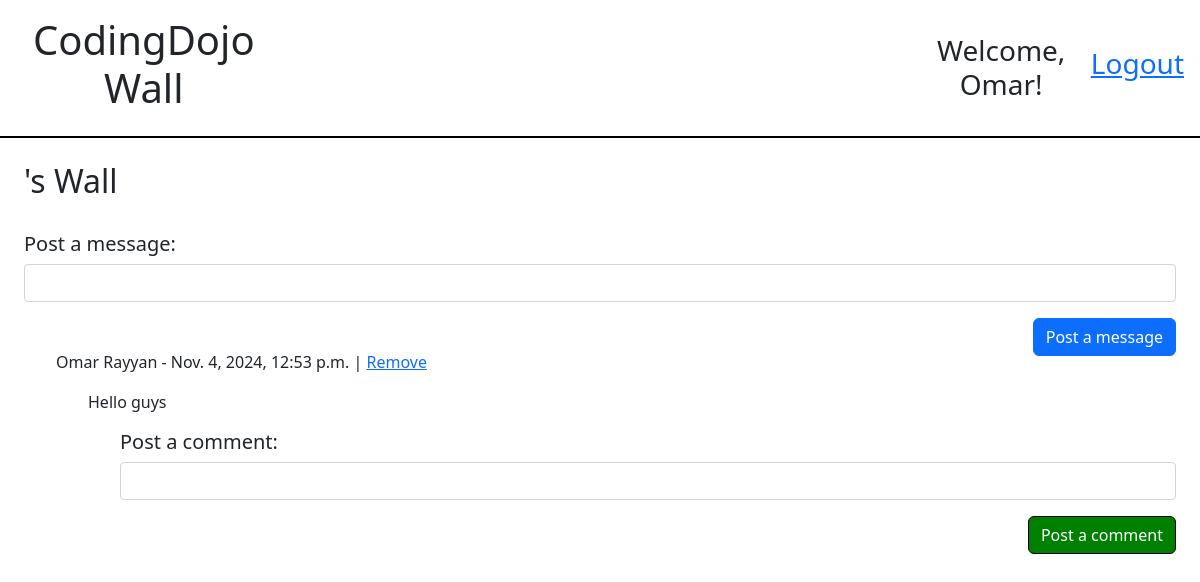
Page /wall/ (signed in) on the earlier database version.
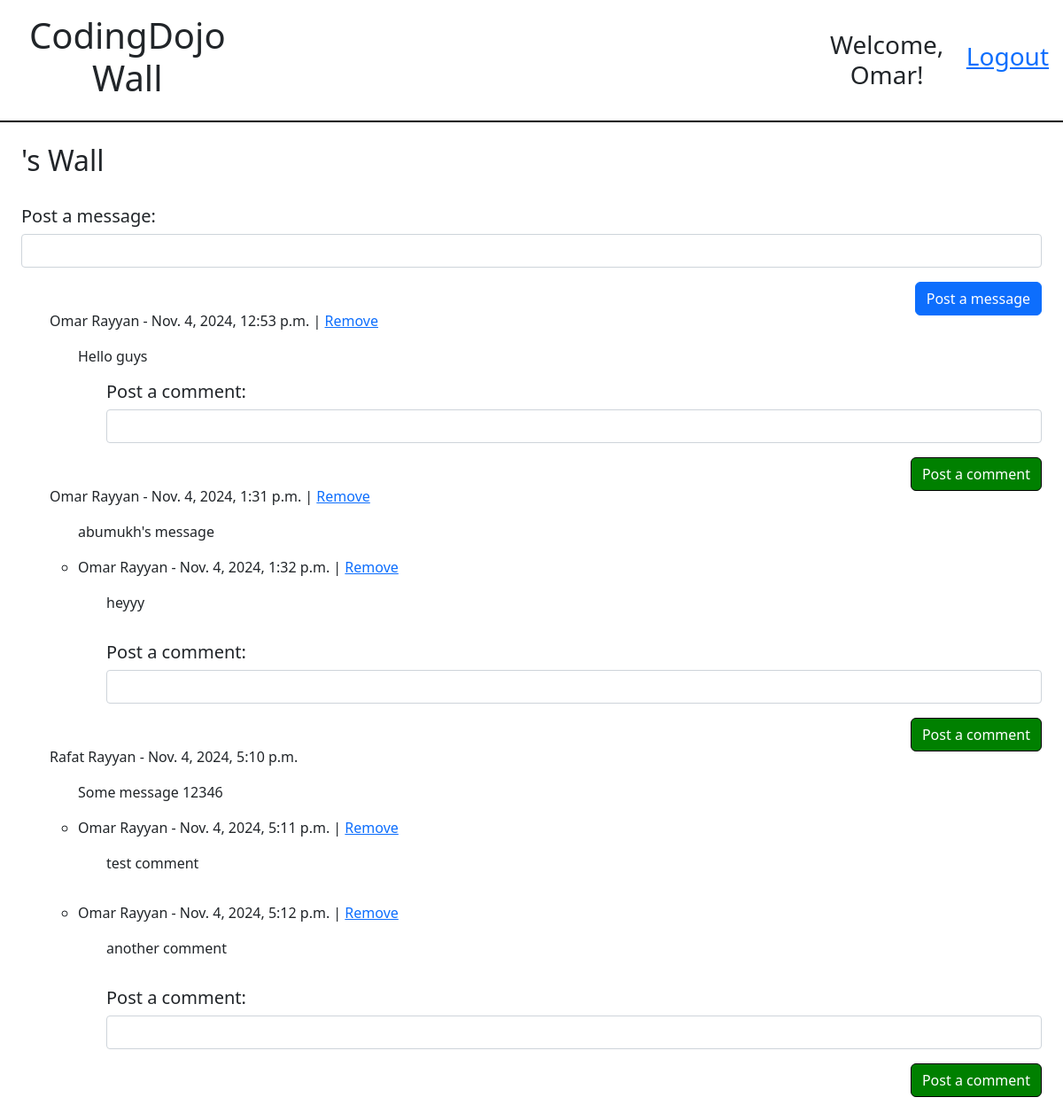
Same page on the later database version.
### users_app/models.py (models this page shows)
class User(models.Model):
    first_name = models.CharField(max_length=45)
    last_name = models.CharField(max_length=45)
    email = models.CharField(max_length=255)
    password = models.CharField(max_length=255)
    created_at = models.DateTimeField(auto_now_add=True)
    updated_at = models.DateTimeField(auto_now=True)
    objects = UserManager()

### wall_app/models.py (models this page shows)
class Message(models.Model):
    content = models.TextField()
    created_at = models.DateTimeField(auto_now_add=True)
    updated_at = models.DateTimeField(auto_now=True)
    user = models.ForeignKey(User, related_name="messages", on_delete=models.CASCADE)
    commentor = models.ForeignKey(User, related_name="commented_messages", on_delete=models.CASCADE, null=True)
    objects = MessageManager()

class Comment(models.Model):
    content = models.TextField()
    created_at = models.DateTimeField(auto_now_add=True)
    updated_at = models.DateTimeField(auto_now=True)
    message = models.ForeignKey(Message, related_name="comments", on_delete=models.CASCADE)
    commentor = models.ForeignKey(User, related_name="commented_comments", on_delete=models.CASCADE)
    objects = CommentManager()

### wall_app/views.py (the view)
# urls.py: path('', views.redirect_to_home_wall, name='redirect_to_home_wall'),
def redirect_to_home_wall(request):
    if not 'first_name' in request.session:
        messages.error(request, 'You must first login.', extra_tags='login')
        return redirect('/')
    user = User.objects.get(id=int(request.session['user_id']))
    context = {
        'wall_messages': user.messages.all(),
    }
    request.session['displayed_wall_id'] = user.id
    return render(request,'wall.html', context)

### wall_app/templates/wall.html (shortened to what this page needs)
<!DOCTYPE html>
<html lang="en">
<head>
    <link rel="stylesheet" href="https://cdn.jsdelivr.net/npm/bootstrap@5.3.3/dist/css/bootstrap.min.css">
    {% load static %}
    <link rel="stylesheet" href="{% static 'css/style.css' %}?v=1">
</head>
<body>
    <div class="header">
        <h1 class="header-item">CodingDojo Wall</h1>
        <h3 class="header-item welcome-text">Welcome, {{ request.session.first_name }}!</h3>
        <h3 class="header-item"><a href="{% url 'logout' %}">Logout</a></h3>
    </div>
    <div class="main">
        <h2>{{ user.first_name }} {{ user.last_name }}'s Wall</h2>
        <form action="/wall/post_message" method="post" class="add-message-form">
            <h5 class="block">Post a message:</h5>
            <input type="text" class="form-control custom-input add-message-input block" name="text">
            <button type="submit" class="btn btn-primary block post-btn">Post a message</button>
        </form>
        <ul class="wall-messages">
            {% for message in wall_messages %}
                <li><p>{{ message.commentor.first_name }} {{ message.commentor.last_name }} - {{ message.created_at }} {% if request.session.user_id == message.commentor.id %} | <a href="{% url 'delete_message' message.id %}">Remove</a>{% endif %}</p><p class="message-content">{{ message.content }}</p>
                    <ul class="comments">
                        {% for comment in message.comments.all %}
                            <li><p>{{ comment.commentor.first_name }} {{ comment.commentor.last_name }} - {{ comment.created_at }} {% if request.session.user_id == comment.commentor.id %} | <a href="{% url 'delete_comment' comment.id %}">Remove</a>{% endif %}</p><p class="message-content">{{ comment.content }}</p></li>
                        {% endfor %}
                    </ul>
                    <form action="/wall/post_comment" method="post" class="add-comment-form">
                        <h5 class="block">Post a comment:</h5>
                        <input type="text" class="form-control custom-input add-message-input block" name="text">
                        <button type="submit" class="btn btn-primary block post-btn post-comment">Post a comment</button>
                    </form>
                </li>
                {% empty %}
                <li>There are no messages on this user's wall yet.</li>
            {% endfor %}
        </ul>
    </div>
</body>
</html>

### wall_app/static/css/style.css (style rules this page uses)
* { padding: 0 0; margin: 0 0; }
.custom-input { background-color: white; border: 1px solid #ced4da; border-radius: 4px; box-shadow: none; color: #495057; margin: 1vh 0 0 0; }
.post-comment { background-color: green; border-color: black; }
.add-message-form { margin: 4vh 0 6vh 0; }
.wall-messages { list-style: none; }
.wall-messages li { margin: 0 0 4vh 0; }
.message-content { padding: 0 0 0 4vh; }
.header { display: flex; justify-content: space-between; border-bottom: 0.3vh solid black; padding: 2vh; text-align: center; align-items: center; }
.header-item { display: inline-block; }
.welcome-text { margin: 0 0 0 80vh; }
.main { padding: 3vh; }
.block { display: block; }
.post-btn { float: right; }
.add-message-input { margin: 0 0 2vh 0; }
.add-comment-form { padding: 0 0 0 8vh; margin: 0 0 6vh 0; }

Differences in the rows shown:
added Message: commentor.first_name "Omar", commentor.last_name "Rayyan", created_at "Nov. 4, 2024, 1:31 p.m.", shows "Remove", content "abumukh's message"
added Comment: commentor.first_name "Omar", commentor.last_name "Rayyan", created_at "Nov. 4, 2024, 1:32 p.m.", shows "Remove", content "heyyy"
added Message: commentor.first_name "Rafat", commentor.last_name "Rayyan", created_at "Nov. 4, 2024, 5:10 p.m.", content "Some message 12346"
added Comment: commentor.first_name "Omar", commentor.last_name "Rayyan", created_at "Nov. 4, 2024, 5:11 p.m.", shows "Remove", content "test comment", shown under "Rafat"
added Comment: commentor.first_name "Omar", commentor.last_name "Rayyan", created_at "Nov. 4, 2024, 5:12 p.m.", shows "Remove", content "another comment", shown under "Rafat"
